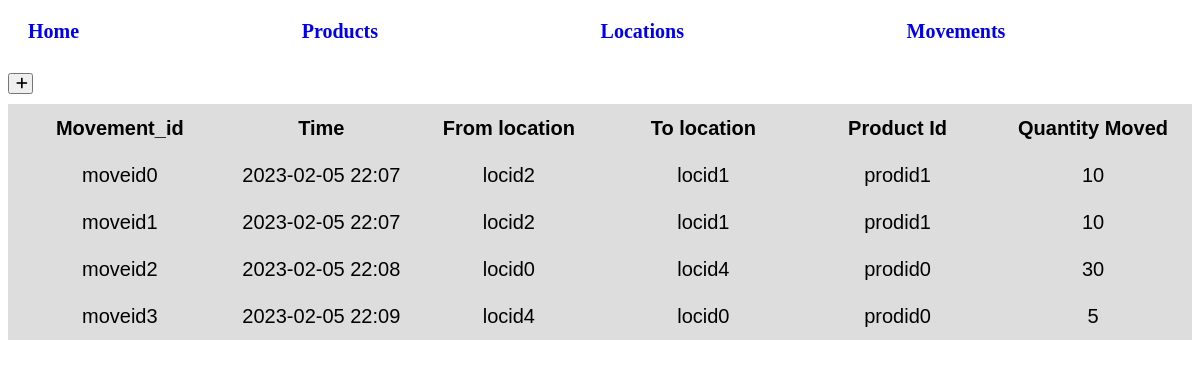
/movements, run on the app's committed database.
### models/product_movement.py (models this page shows)
class ProductMovementModel(db.Model):
    __tablename__ = "productmovement"
    movement_id = db.Column(db.String, primary_key=True)
    timestamp= db.Column(db.String, nullable=False)
    from_location = db.Column(db.String, db.ForeignKey("location.location_id"), unique=False, nullable=False)
    to_location = db.Column(db.String, unique=False, nullable=False)
    product_id = db.Column(db.String, db.ForeignKey("product.product_id"), unique=False, nullable=False)
    moved_quantity = db.Column(db.Integer, nullable=False)

### app.py (the view)
@app.route("/movements", methods=['GET', 'POST'])
def movements():
    if request.method == 'POST':
        data = request.get_json()
        product = ProductModel.query.get(data["product_id"])
        from_location = LocationModel.query.get(data["from_location"])
        to_location = LocationModel.query.get(data["to_location"])
        if from_location is None:
            return {"message": "From location not found"}, 404
        if to_location is None:
            return {"message": "To location not found"}, 404
        if product is None:
            return {"message": "Product not found"}, 404
        if from_location.product_id != data["product_id"]:
            return {"error": "Product Unavailable","message": "Prouct unavailable at this location"}, 400
        if int(from_location.available_quantity) < int(data["moved_quantity"]):
            return {"error": "Insufficient quantity at from location","message": f"We have only {from_location.available_quantity} at {data['from_location']}"}, 400
        movement_id = primary_key_gen(ProductMovementModel, "moveid")
        newMovement = ProductMovementModel(
            movement_id = movement_id,
            timestamp = datetime.datetime.now().strftime("%Y-%m-%d %H:%M"),
            from_location = data["from_location"],
            to_location = data["to_location"],
            product_id = data["product_id"],
            moved_quantity = data["moved_quantity"]
        )
        db.session.add(newMovement)
        from_location.available_quantity -= int(data["moved_quantity"])
        to_location.available_quantity += int((data['moved_quantity']))
        db.session.add(to_location)
        db.session.add(from_location)
        db.session.commit()
        added_movement = ProductMovementModel.query.get_or_404(movement_id)
        return {"movement_id": added_movement.movement_id, "timestamp": added_movement.timestamp, "from_location": added_movement.from_location, "to_location": added_movement.to_location, "product_id": added_movement.product_id, "moved_quantity": added_movement.moved_quantity}
    else:
        movements_details = ProductMovementModel.query.all()
        return render_template('movements.html', movements_details = movements_details)

### templates/movements.html (shortened to what this page needs)
{% extends 'base.html' %}
{% block body %}
<div id="movements">
    <table id="movements-table">
        <button onclick="addMovements()"><i class="fa-solid fa-plus"></i></button>
        <tbody id="movements-table-body">
            <tr>
                <th>Movement_id</th>
                <th>Time</th>
                <th>From location</th>
                <th>To location</th>
                <th>Product Id</th>
                <th>Quantity Moved</th>
            </tr>
            {% for movement in movements_details %}
                <tr id="{{movement.movement_id}}">
                    <td id="{{movement.movement_id}}-id">{{movement.movement_id}}</td>
                    <td id="{{movement.movement_id}}-timestamp">{{movement.timestamp}}</td>
                    <td id="{{movement.movement_id}}-from-location">{{movement.from_location}}</td>
                    <td id="{{movement.movement_id}}-to-location">{{movement.to_location}}</td>
                    <td id="{{movement.movement_id}}-product-id">{{movement.product_id}}</td>
                    <td id="{{movement.movement_id}}-moved-quantity">{{movement.moved_quantity}}</td>
                </tr>
            {% endfor %}
        </tbody>
    </table>
</div>
{% endblock %}

### static/css/style.css (style rules this page uses)
table { font-family: arial, sans-serif; border-collapse: collapse; font-size: 20px; }
td, th, tr { border: 1px solid #dddddd; text-align: left; padding: 8px; width: 300px; height: 30px; text-align: center; background-color: #dddddd; }
button { width: 25px; text-align: center; margin: 10px 0; }

### data on the page
ProductMovementModel: movement_id "moveid0", timestamp "2023-02-05 22:07", from_location "locid2", to_location "locid1", product_id "prodid1", moved_quantity "10"
ProductMovementModel: movement_id "moveid1", timestamp "2023-02-05 22:07", from_location "locid2", to_location "locid1", product_id "prodid1", moved_quantity "10"
ProductMovementModel: movement_id "moveid2", timestamp "2023-02-05 22:08", from_location "locid0", to_location "locid4", product_id "prodid0", moved_quantity "30"
ProductMovementModel: movement_id "moveid3", timestamp "2023-02-05 22:09", from_location "locid4", to_location "locid0", product_id "prodid0", moved_quantity "5"
